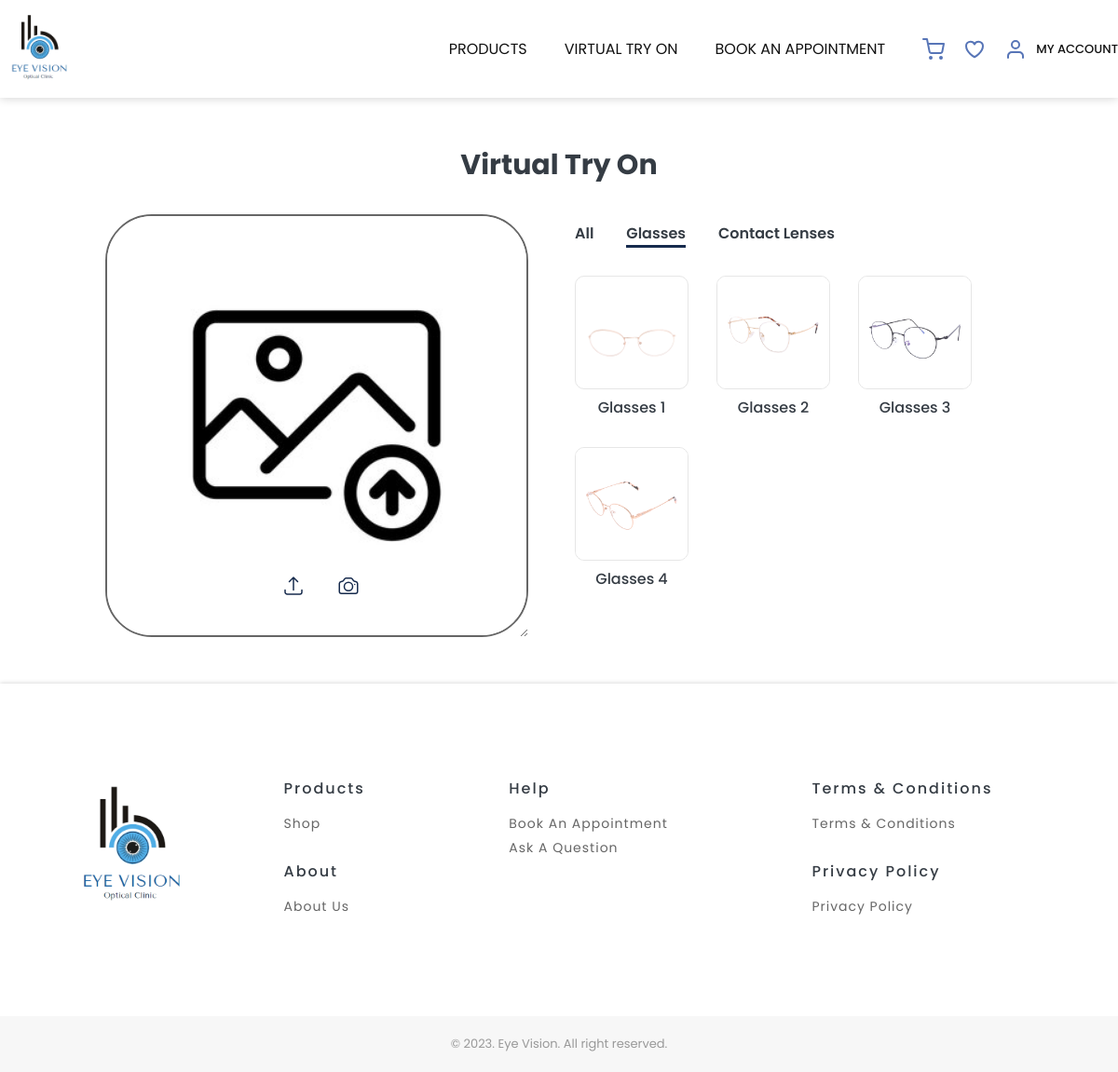
Page /shop/virtual-try-on.php?category=Glasses on the committed database.
### tables this page shows
CREATE TABLE `logo` (
  `id` int(11) NOT NULL,
  `Image` text NOT NULL
);

CREATE TABLE `category` (
  `ID` int(11) NOT NULL,
  `Category_name` varchar(50) NOT NULL
);

CREATE TABLE `products` (
  `ID` varchar(10) NOT NULL,
  `Name` varchar(100) NOT NULL,
  `Price` varchar(5) NOT NULL,
  `Color` varchar(20) NOT NULL,
  `Category` varchar(50) NOT NULL,
  `Description` text NOT NULL,
  `Stock` int(11) NOT NULL,
  `Image` text NOT NULL
);

### shop/virtual-try-on.php (the view, shortened to what this page needs)
<?php
include '../db_connection.php';
mysqli_select_db($con, 'product');
$filter_category = isset($_GET['category']) ? $_GET['category'] : '';
$limit = 6;
if (isset($_GET['page'])) {
    $page_number = $_GET['page'];
} else {
    $page_number = 1;
}
$initial_page = ($page_number - 1) * $limit;
$sql = "SELECT * FROM products";
if (!empty($filter_category) && $filter_category !== 'Accessories') {
    $sql .= " WHERE Category = '$filter_category'";
} elseif ($filter_category === '') {
    $sql .= " WHERE Category != 'Accessories'";
}
$sql .= " LIMIT $initial_page, $limit";
$result = mysqli_query($con, $sql);
?>
<!DOCTYPE html>
<html lang="en">
<head>
    <link rel="stylesheet" href="../styles/global.css?v=4" />
    <link rel="stylesheet" href="../styles/virtual-try-on.css?v=8" />
</head>
<body>
    <section id="navigation-bar">
        <div class="navbar">
            <div>
                <a href="index.php" class="logo">
                    <?php
                        mysqli_select_db($con, 'cms');
                        $getLogo = "SELECT * FROM logo WHERE id = '1'";
                        $logo = mysqli_query($con, $getLogo);
                        while ($row = mysqli_fetch_array($logo)){
                            $image = $row['Image'];
                            echo "<img src='../public/images/$image' alt='Logo' height='85px'>";
                        }
                    ?>
                </a>
            </div>
            <div class="nav-items">
                <div class="dropdown">
                    <a>Products</a>
                        <?php
                            mysqli_select_db($con, 'product');
                        ?>
                </div>
                <a href="virtual-try-on.php">Virtual Try On</a>
                <a href="appointment.php">Book an Appointment</a>
                <div class="svg-items">
                    <a href="cart.php" class="dropbtn cart">
                    </a>
                    <a href="wishlist.php" class="dropbtn wishlist">
                    </a>
                    <div class="dropdown">
                        <div class="dropbtn">
                            <p id="user" ">My Account</p>
                        </div>
                    </div>
                </div>
            </div>
        </div>
    </section>
    <section class="virtual-try-on-container">
        <h2 class="dark-text">Virtual Try On</h2>
        <div class="try-on-container">
            <div>
                <div class="left-side">
                    <div class="user-image" id="user-image">
                        <img src="../public/images/upload-image.jpg" id="try-on-image" alt="Image">
                    </div>
                    <div class="dragmeDiv">
                        <div class="resizable">
                        </div>
                    </div>
                    <div class="use-camera" onclick="openCam()">
                    </div>
                    <div class="upload-image" id="upload-image" onclick="displayImage()">
                        <svg xmlns="http://www.w3.org/2000/svg" fill="none" viewBox="0 0 24 24" stroke-width="1.5"
                            stroke="#172B4D" width="24">
                            <path stroke-linecap="round" stroke-linejoin="round"
                                d="M3 16.5v2.25A2.25 2.25 0 005.25 21h13.5A2.25 2.25 0 0021 18.75V16.5m-13.5-9L12 3m0 0l4.5 4.5M12 3v13.5" />
                        </svg>
                    </div>
                </div>
            </div>
            <div class="right-side">
                <div class="filters">
                    <?php
                        if ($filter_category === ''){
                            echo "<a href='virtual-try-on.php' class='filter-item-active'>All</a>";
                        } else {
                            echo "<a href='virtual-try-on.php'>All</a>";
                        }
                    ?>
                    <?php
                        $sql = "SELECT * FROM Category";
                        $res = mysqli_query($con, $sql);
                            while ($row = mysqli_fetch_array($res)){
                                if ($row['Category_name'] != 'Accessories') {
                                    $category = $row['Category_name'];
                                    if ($filter_category === $category){
                                        echo "<a class='filter-item-active' data-category='$category'>$category</a>";
                                    } else {
                                        echo "<a class='filter-item' data-category='$category'>$category</a>";
                                    }
                                }
                            }
                        ?>
                </div>
                <div class="item-container">
                    <div class="items">
                        <?php while ($row = mysqli_fetch_array($result)){ ?>
                        <div class="item" onclick="getImageSrc(this)">
                            <div class=" product-image">
                                <img id="product-image" src="../public/images/<?php echo $row['Image']?>"
                                    alt="<?php echo $row['Name']?>" height="120" />
                            </div>
                            <div>
                                <h3 class="dark-text"><?php echo $row['Name']?></h3>
                            </div>
                        </div>
                        <?php } ?>
                    </div>
                </div>
            </div>
        </div>
    </section>
    <footer>
        <div class="container">
            <div class="footer-content">
                <div class="footer-logo">
                    <a href="index.php">
                        <?php
                        mysqli_select_db($con, 'cms');
                        $getLogo = "SELECT * FROM logo WHERE id = '1'";
                        $logo = mysqli_query($con, $getLogo);
                        while ($row = mysqli_fetch_array($logo)){
                            $image = $row['Image'];
                            echo "<img src='../public/images/$image' alt='Logo' height='150'>";
                        }
                    ?> </a>
                </div>
                <div class="two-column">
                    <div>
                        <h3 class="dark-text">Products</h3>
                        <div class="footer-item">
                            <a href="index.php">Shop</a>
                        </div>
                    </div>
                    <div>
                        <h3 class="dark-text">About</h3>
                        <div class="footer-item">
                            <a href="../about.php">About Us</a>
                        </div>
                    </div>
                </div>
                <div>
                    <h3 class="dark-text">Help</h3>
                    <div class="footer-item">
                        <a href="appointment.php">Book an appointment</a>
                        <a href="../contact.php">Ask a question</a>
                    </div>
                </div>
                <div class="two-column">
                    <div>
                        <h3 class="dark-text">Terms & Conditions</h3>
                        <div class="footer-item">
                            <a href="">Terms & Conditions</a>
                        </div>
                    </div>
                    <div>
                        <h3 class="dark-text">Privacy Policy</h3>
                        <div class="footer-item">
                            <a href="">Privacy Policy</a>
                        </div>
                    </div>
                </div>
            </div>
        </div>
    </footer>
    <div class="footer-bottom">
        <div class="footer-container">
            <p>© 2023. Eye Vision. All right reserved.</p>
        </div>
    </div>
</body>
</html>

### styles/global.css (style rules this page uses)
html { scroll-behavior: smooth; }
body { margin: 0; color: #353c44; font-family: "Poppins", sans-serif; background-color: white; font-size: 16px; }
p, h1, h2, h3, h4, h5, h6 { margin: 0; }
.container { max-width: 1336px; margin: auto; padding: 100px 0; }
a { text-decoration: none; color: #111111; font-weight: 400; padding: 0; text-transform: uppercase; }
::placeholder { color: #999999; opacity: 1; }
.logo { line-height: 0; display: flex; align-items: center; }
#navigation-bar { position: sticky; z-index: 30; top: 0; background-color: white; width: 100%; box-shadow: 0px 0px 10px 0px rgba(0, 0, 0, 0.2); }
.navbar { padding: 10px 0; display: flex; justify-content: space-between; align-items: center; max-width: 1336px; margin: auto; background-color: white; }
.logo { font-size: 20px; letter-spacing: 5px; }
.nav-items { display: flex; align-items: center; gap: 40px; position: relative; }
.dropbtn { align-items: center; border: none; display: flex; font-size: 13px; gap: 10px; }
#user { color: #111111 !important; text-transform: uppercase; }
.dropdown { position: relative; display: inline-block; }
.svg-items { display: flex; font-size: 13px; gap: 20px; align-items: center; color: white; font-weight: 500; }
footer { box-shadow: 0px 0px 5px 0px rgba(0, 0, 0, 0.2); }
.footer-content { display: inline-grid; gap: 20px; width: 100%; grid-template-columns: auto auto auto auto; }
.footer-content h3 { font-weight: 500; font-size: 16px; letter-spacing: 2px; color: #111111; }
.footer-item { display: flex; flex-direction: column; margin-top: 15px; gap: 5px; }
.footer-logo { display: flex; justify-content: center; }
.two-column { display: inline-grid; gap: 20px; width: 100%; grid-template-columns: auto; }
.footer-item a { color: #666666; font-weight: 400; text-transform: capitalize; letter-spacing: 1px; font-size: 14px; }
footer h3, p { cursor: default; }
.footer-bottom { background-color: #f7f7f7; }
.footer-container { max-width: 1336px; margin: auto; padding: 20px 0; color: #999999; font-size: 13px; text-align: center; }
.cart, .wishlist { position: relative; }

### styles/virtual-try-on.css (style rules this page uses)
.virtual-try-on-container { max-width: 1100px; margin: auto; padding: 50px 0; }
.try-on-container { display: flex; align-items: center; justify-content: center; gap: 50px; }
h2 { color: #353c44; font-size: 30px; margin-bottom: 30px; text-align: center; }
.left-side { position: relative; }
.user-image { line-height: 0; }
.user-image img, #videoCam { border: 2px solid #666666; border-radius: 50px; width: 450px; height: 450px; }
.use-camera { background-color: white; position: absolute; z-index: 50; bottom: 30px; right: 37%; height: 50px; width: 50px; display: flex; justify-content: center; align-items: center; border-radius: 100px; cursor: pointer; }
.upload-image { background-color: white; position: absolute; z-index: 50; bottom: 30px; right: 50%; height: 50px; width: 50px; display: flex; justify-content: center; align-items: center; border-radius: 100px; cursor: pointer; }
.right-side { display: flex; flex-direction: column; gap: 10px; }
.item-container { min-height: 400px; max-height: 400px; min-width: 470px; max-width: 470px; overflow-y: scroll; }
.items { display: inline-grid; grid-template-columns: auto auto auto; gap: 30px; margin-top: 20px; margin-right: 20px; }
.filters { display: flex; gap: 35px; }
.filters a { color: #353c44; font-weight: 600 !important; text-transform: capitalize; }
.filter-item { border-bottom: 3px solid white; cursor: pointer !important; }
.filter-item-active { border-bottom: 3px solid #172b4d; }
.items img { border: 1px solid #e6e6e6; border-radius: 10px; }
.items h3 { font-size: 16px; text-align: center; font-weight: 500; text-transform: capitalize; }
.item { cursor: pointer; }
.dragmeDiv { position: absolute; top: 0; z-index: 0; left: 0; width: 100%; height: 100%; line-height: 0; }
.resizable { display: inline-block; background: transparent; width: 100%; height: 100%; resize: both; overflow: hidden; }

### rows in the picture
logo: Image (picture)
category: Category_name "Glasses"
category: Category_name "Contact Lenses"
products: Image (picture), Name "Glasses 1"
products: Image (picture), Name "Glasses 2"
products: Image (picture), Name "Glasses 3"
products: Image (picture), Name "Glasses 4"
